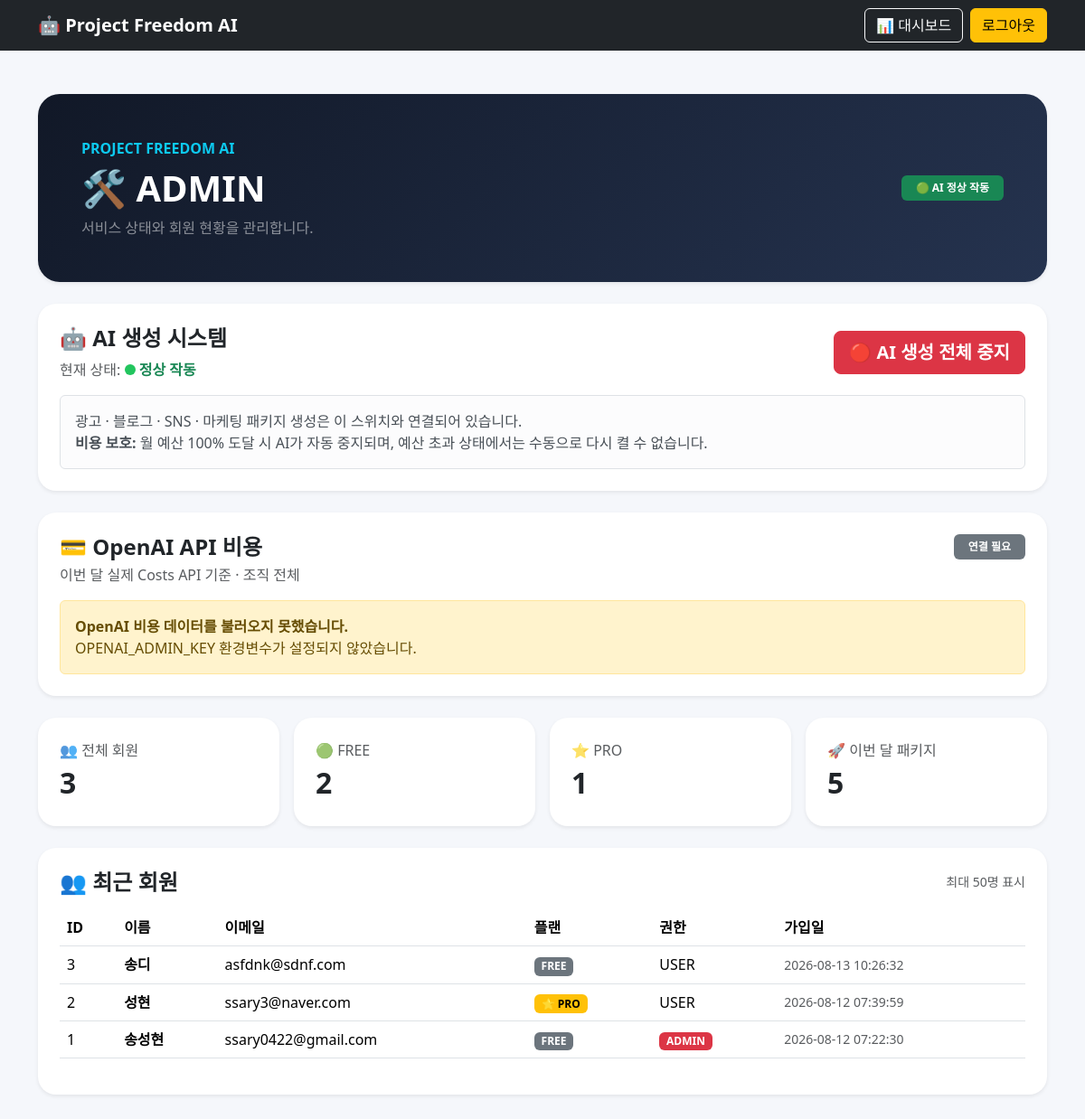
The page /admin (signed in) on the database its author committed.
### tables this page shows
CREATE TABLE users (
            id INTEGER PRIMARY KEY AUTOINCREMENT,
            email TEXT NOT NULL UNIQUE,
            username TEXT NOT NULL,
            password_hash TEXT NOT NULL,
            created_at TEXT NOT NULL
        , plan TEXT NOT NULL DEFAULT 'FREE', is_admin INTEGER NOT NULL DEFAULT 0);

### routes/admin.py (the view)
@admin_bp.route("/admin")
@admin_required
def admin():
    openai_cost = get_openai_cost_status()
    auto_stopped = False
    if (
        openai_cost["connected"]
        and openai_cost.get("budget_exceeded")
        and get_ai_enabled()
    ):
        set_ai_enabled(False)
        auto_stopped = True
    return render_template(
        "admin.html",
        stats=get_admin_stats(),
        users=get_admin_users(),
        openai_cost=openai_cost,
        auto_stopped=auto_stopped
    )

### templates/admin.html (shortened to what this page needs)
<!DOCTYPE html>
<html lang="ko">
<head>
    <link
        href="https://cdn.jsdelivr.net/npm/bootstrap@5.3.7/dist/css/bootstrap.min.css"
        rel="stylesheet">
</head>
<body>
<nav class="navbar navbar-dark bg-dark">
    <div class="container">
        <a class="navbar-brand fw-bold" href="/">
            🤖 Project Freedom AI
        </a>
        <div class="d-flex gap-2">
            <a
                href="/dashboard"
                class="btn btn-outline-light">
                📊 대시보드
            </a>
            <a
                href="/logout"
                class="btn btn-warning">
                로그아웃
            </a>
        </div>
    </div>
</nav>
<div class="container py-5">
    <section class="admin-hero shadow-sm p-4 p-md-5 mb-4">
        <div class="d-flex justify-content-between align-items-center flex-wrap gap-3">
            <div>
                <div class="text-info fw-bold mb-2">
                    PROJECT FREEDOM AI
                </div>
                <h1 class="fw-bold mb-2">
                    🛠 ADMIN
                </h1>
                <p class="text-white-50 mb-0">
                    서비스 상태와 회원 현황을 관리합니다.
                </p>
            </div>
            <div class="text-end">
                {% if stats.ai_enabled %}
                <span class="badge text-bg-success px-3 py-2">
                    🟢 AI 정상 작동
                </span>
                {% else %}
                <span class="badge text-bg-danger px-3 py-2">
                    🔴 AI 생성 중지
                </span>
                {% endif %}
            </div>
        </div>
    </section>
    <div class="card admin-card shadow-sm mb-4">
        <div class="card-body p-4">
            <div class="d-flex justify-content-between align-items-center flex-wrap gap-3">
                <div>
                    <h4 class="fw-bold mb-2">
                        🤖 AI 생성 시스템
                    </h4>
                    <div class="text-muted">
                        현재 상태:
                        {% if stats.ai_enabled %}
                        <span class="fw-bold text-success">
                            <span class="status-dot status-on"></span>
                            정상 작동
                        </span>
                        {% else %}
                        <span class="fw-bold text-danger">
                            <span class="status-dot status-off"></span>
                            전체 중지
                        </span>
                        {% endif %}
                    </div>
                </div>
                <div>
                    {% if stats.ai_enabled %}
                    <form
                        method="POST"
                        action="/admin/ai/off">
                        <button
                            type="submit"
                            class="btn btn-danger btn-lg fw-bold"
                            onclick="return confirm('AI 생성을 전체 중지할까요?');">
                            🔴 AI 생성 전체 중지
                        </button>
                    </form>
                    {% endif %}
                </div>
            </div>
            <div class="alert alert-light border mt-3 mb-0">
                광고 · 블로그 · SNS · 마케팅 패키지 생성은
                이 스위치와 연결되어 있습니다.<br>
                <strong>비용 보호:</strong>
                월 예산 100% 도달 시 AI가 자동 중지되며,
                예산 초과 상태에서는 수동으로 다시 켤 수 없습니다.
            </div>
        </div>
    </div>
    <div class="card admin-card shadow-sm mb-4">
        <div class="card-body p-4">
            <div class="d-flex justify-content-between align-items-start flex-wrap gap-3 mb-3">
                <div>
                    <h4 class="fw-bold mb-1">
                        💳 OpenAI API 비용
                    </h4>
                    <div class="text-muted">
                        이번 달 실제 Costs API 기준 · {{ openai_cost.scope_label }}
                    </div>
                </div>
                {% if openai_cost.connected %}
                    {% if openai_cost.status == "danger" %}
                    <span class="badge text-bg-danger px-3 py-2">
                        🔴 예산 초과 · AI 자동 중지
                    </span>
                    {% elif openai_cost.status == "critical" %}
                    <span class="badge text-bg-danger px-3 py-2">
                        🟠 비용 위험
                    </span>
                    {% elif openai_cost.status == "warning" %}
                    <span class="badge text-bg-warning px-3 py-2">
                        🟡 비용 주의
                    </span>
                    {% else %}
                    <span class="badge text-bg-success px-3 py-2">
                        🟢 비용 정상
                    </span>
                    {% endif %}
                {% else %}
                <span class="badge text-bg-secondary px-3 py-2">
                    연결 필요
                </span>
                {% endif %}
            </div>
            {% if openai_cost.connected %}
            <div class="row g-3">
                <div class="col-md-4">
                    <div class="border rounded-4 p-3 h-100">
                        <div class="text-muted small">
                            이번 달 실제 비용
                        </div>
                        <div class="stat-number">
                            ${{ "%.2f"|format(openai_cost.spent) }}
                        </div>
                    </div>
                </div>
                <div class="col-md-4">
                    <div class="border rounded-4 p-3 h-100">
                        <div class="text-muted small">
                            월 운영 예산
                        </div>
                        <div class="stat-number">
                            ${{ "%.2f"|format(openai_cost.budget) }}
                        </div>
                    </div>
                </div>
                <div class="col-md-4">
                    <div class="border rounded-4 p-3 h-100">
                        <div class="text-muted small">
                            예상 잔여 예산
                        </div>
                        <div class="stat-number">
                            ${{ "%.2f"|format(openai_cost.remaining) }}
                        </div>
                    </div>
                </div>
            </div>
            <div class="mt-4">
                <div class="d-flex justify-content-between mb-2">
                    <strong>예산 사용률</strong>
                    <strong>{{ "%.1f"|format(openai_cost.percent) }}%</strong>
                </div>
                <div class="progress" style="height: 14px;">
                    <div
                        class="progress-bar
                        {% if openai_cost.status == 'danger' %}
                        bg-danger
                        {% elif openai_cost.status == 'critical' %}
                        bg-danger
                        {% elif openai_cost.status == 'warning' %}
                        bg-warning
                        {% else %}
                        bg-success
                        {% endif %}"
                        role="progressbar"
                        style="width: {{ openai_cost.percent }}%;"
                        aria-valuenow="{{ openai_cost.percent }}"
                        aria-valuemin="0"
                        aria-valuemax="100">
                    </div>
                </div>
            </div>
            <div class="text-muted small mt-3">
                최근 조회: {{ openai_cost.updated_at }}
                · 60초 캐시
            </div>
            {% if auto_stopped %}
            <div class="alert alert-danger mt-3 mb-0">
                <strong>🛑 AI가 자동으로 중지되었습니다.</strong><br>
                이번 달 OpenAI API 비용이 월 예산의 100%에 도달했습니다.
                비용 또는 예산을 확인한 뒤 관리자가 직접 AI를 다시 시작해 주세요.
            </div>
            {% elif ai_start_blocked|default(false) %}
            <div class="alert alert-danger mt-3 mb-0">
                <strong>🔒 AI 시작이 차단되었습니다.</strong><br>
                현재 API 비용이 월 예산의 100% 이상이라 AI 생성을 다시 켤 수 없습니다.
            </div>
            {% elif openai_cost.status == "critical" %}
            <div class="alert alert-danger mt-3 mb-0">
                <strong>🟠 비용 위험</strong><br>
                월 예산의 90% 이상을 사용했습니다.
            </div>
            {% elif openai_cost.status == "warning" %}
            <div class="alert alert-warning mt-3 mb-0">
                <strong>🟡 비용 주의</strong><br>
                월 예산의 80% 이상을 사용했습니다.
            </div>
            {% endif %}
            {% if not openai_cost.project_filtered %}
            <div class="alert alert-info mt-3 mb-0">
                현재는 <strong>조직 전체 비용</strong>을 표시하고 있습니다.
                프로젝트 프리덤만 보려면
                <code>OPENAI_PROJECT_ID</code> 환경변수를 설정하세요.
            </div>
            {% endif %}
            {% else %}
            <div class="alert alert-warning mb-0">
                <strong>OpenAI 비용 데이터를 불러오지 못했습니다.</strong><br>
                {{ openai_cost.error }}
            </div>
            {% endif %}
        </div>
    </div>
    <div class="row g-3 mb-4">
        <div class="col-md-3">
            <div class="card admin-card shadow-sm h-100">
                <div class="card-body p-4">
                    <div class="text-muted">👥 전체 회원</div>
                    <div class="stat-number">
                        {{ stats.total_users }}
                    </div>
                </div>
            </div>
        </div>
        <div class="col-md-3">
            <div class="card admin-card shadow-sm h-100">
                <div class="card-body p-4">
                    <div class="text-muted">🟢 FREE</div>
                    <div class="stat-number">
                        {{ stats.free_users }}
                    </div>
                </div>
            </div>
        </div>
        <div class="col-md-3">
            <div class="card admin-card shadow-sm h-100">
                <div class="card-body p-4">
                    <div class="text-muted">⭐ PRO</div>
                    <div class="stat-number">
                        {{ stats.pro_users }}
                    </div>
                </div>
            </div>
        </div>
        <div class="col-md-3">
            <div class="card admin-card shadow-sm h-100">
                <div class="card-body p-4">
                    <div class="text-muted">🚀 이번 달 패키지</div>
                    <div class="stat-number">
                        {{ stats.monthly_packages }}
                    </div>
                </div>
            </div>
        </div>
    </div>
    <div class="card admin-card shadow-sm">
        <div class="card-body p-4">
            <div class="d-flex justify-content-between align-items-center mb-3">
                <h4 class="fw-bold mb-0">
                    👥 최근 회원
                </h4>
                <span class="text-muted small">
                    최대 50명 표시
                </span>
            </div>
            <div class="table-responsive">
                <table class="table align-middle">
                    <thead>
                        <tr>
                            <th>ID</th>
                            <th>이름</th>
                            <th>이메일</th>
                            <th>플랜</th>
                            <th>권한</th>
                            <th>가입일</th>
                        </tr>
                    </thead>
                    <tbody>
                        {% for user in users %}
                        <tr>
                            <td>
                                {{ user["id"] }}
                            </td>
                            <td class="fw-semibold">
                                {{ user["username"] }}
                            </td>
                            <td>
                                {{ user["email"] }}
                            </td>
                            <td>
                                {% if user["plan"] == "PRO" %}
                                <span class="badge text-bg-warning">
                                    ⭐ PRO
                                </span>
                                {% else %}
                                <span class="badge text-bg-secondary">
                                    FREE
                                </span>
                                {% endif %}
                            </td>
                            <td>
                                {% if user["is_admin"] %}
                                <span class="badge text-bg-danger">
                                    ADMIN
                                </span>
                                {% else %}
                                USER
                                {% endif %}
                            </td>
                            <td class="text-muted small">
                                {{ user["created_at"] }}
                            </td>
                        </tr>
                        {% endfor %}
                    </tbody>
                </table>
            </div>
        </div>
    </div>
</div>
</body>
</html>

### rows shown on the page
users: id "3", username "송디", email "asfdnk@sdnf.com", plan "FREE", is_admin "USER", created_at "2026-08-13 10:26:32"
users: id "2", username "성현", email "ssary3@naver.com", plan "⭐ PRO", is_admin "USER", created_at "2026-08-12 07:39:59"
users: id "1", username "송성현", email "ssary0422@gmail.com", plan "FREE", is_admin "ADMIN", created_at "2026-08-12 07:22:30"

### other values the page prints
{{ openai_cost.scope_label }} "조직 전체"
{{ openai_cost.error }} "OPENAI_ADMIN_KEY 환경변수가 설정되지 않았습니다."
{{ stats.total_users }} "3"
{{ stats.free_users }} "2"
{{ stats.pro_users }} "1"
{{ stats.monthly_packages }} "5"
